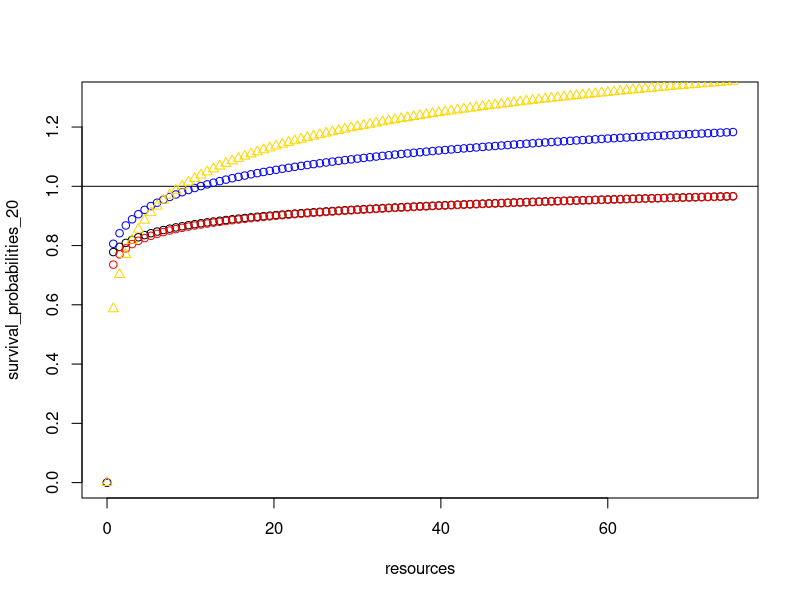
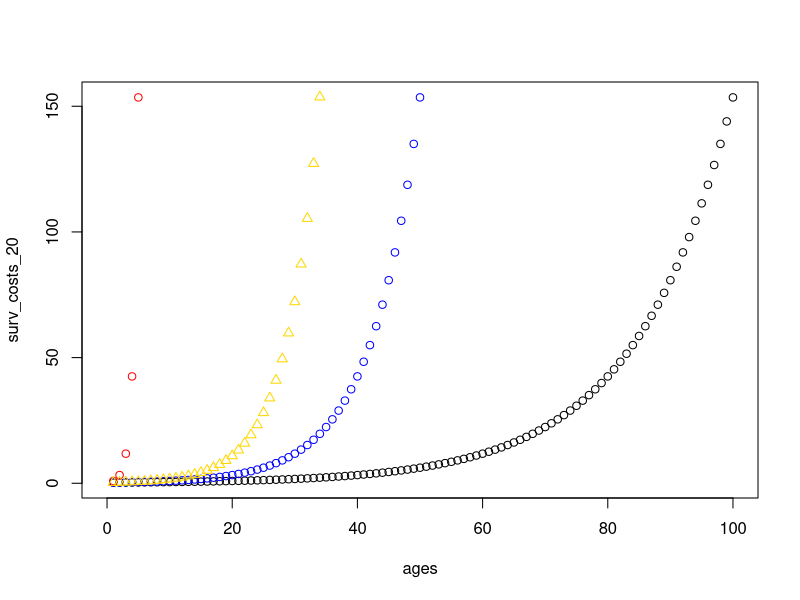

Write R code to recreate these figures, in order.
## ---- chunk 1
knitr::opts_chunk$set(echo = TRUE)
Sys.setlocale("LC_TIME", "C")
## ---- chunk 2
#life cycle variability database
lcv_pop <- data.frame(lng_var=NA,lro_var=NA,age_repro_i_var=NA,ibi_var=NA)
#check data frame
head(lcv_pop)

#individual final outcome database
final_indpop <- data.frame(id=1:1000,age=rep(NA,length.out=1000),prod_n=rep(NA,length.out=1000),prod=rep(NA,length.out=1000),cons=rep(NA,length.out=1000),lro=rep(NA,length.out=1000),age_repro_i=rep(NA,length.out=1000),ibi=rep(NA,length.out=1000))
#check data frame
head(final_indpop)

#individual iteration database
it_indpop <- data.frame(id=1:1000,surv=rep(NA,length.out=1000),age=rep(0,length.out=1000),prod_o=rep(NA,length.out=1000),prod_a=rep(1,length.out=1000),cons=rep(NA,length.out=1000),repro=rep(NA,length.out=1000))
## ---- chunk 3
####values are made up for now

#survival
#probability of surviving
surv_p <- 0.75
#cost of surviving
surv_c <- 0.25
#age-specific cost of surviving
surv_c_age <- c(surv_c,surv_c*exp(exp(surv_c)/20*c(1:100))) 

#reproduction
#probability
repro_p <- 0.5
#cost of reproduction
repro_c <- 0.25
#age-specific cost of reproduction
repro_c_age <- c(repro_c,repro_c*exp(exp(repro_c)/20*c(1:100)))
#number of descendants per reproduction
repro_n <- 1

#production
#probability
prod_p <- 0.5
#amount of resources produced
prod_n <- 1

#consumption
#amount of resources consumed
cons <- 0.25
## ---- chunk 4
#survival
survive <- function(it_indpop){
  if(it_indpop$prod_a[i] >= surv_c_age[it_indpop$age[i]+1] & runif(1,min=0,max=1)<(surv_p+log(it_indpop$prod_a[i]+1)/20)){
  it_indpop$surv[i] <- 1
  }
  else{
  it_indpop$surv[i] <- 0
  }
  return(it_indpop$surv)
}

#Pablo:
#I think a solution for the "weighting" problem is to make the survival depend on having the resources or not, so if you don't have the resources you definitely die, and if you have them you go through the random option of surviving or not.
# From Dieter: I think this goes back to the discussion in the TICEL meeting, about the function that links inputs to outputs. To me, for survival, there are two steps: first, assign an individual specific level of survival depending on the resources. So there is a function that links resources to a probability. Maybe the easiest is something similar to what you have: when resources are below a critical threshold, individuals will definitely die; if resources reach that threshold, there is a baseline survival probability; if individuals have more resources, their survival probability increases. That increase probably follows a logarithmic function, with additional resources leading to smaller increases. The second step is that we draw a random number for this individual between 0 and 1 (runif(1,min=0,max=1)) and see whether that number is smaller than the probability to survive. Here is such a suggestion. I am dividing the log benefit by 20 to bring it onto the relevant scale - so if the baseline survival is 0.75, and individual with 100 resources will now have a survival of 0.75 + log(100)/20 = 0.75 + 0.23 = 0.98. With this example, most individuals survive, so if you use this variant without changing anything else, the population will explode.
#Pablo: I changed the survival function to what you suggest and I think it clearly nails the discussion in the TICEL meeting. I have two questions: 1) why is it necessary to divide by 20 to bring it onto the relevant scale? and 

# From Dieter:
# It might be useful to plot the functions to get an idea of how it influences the baseline probability. For example, should the baseline be the average or should it be the starting point? Should there be a steep incline or just a small change? Should the change be abrupt or gradual across the whole range? It also matters how you measure resources (are they measured in units of 1 or smaller units, what could the maximum be etc.) Here are four options that illustrate these differences based on what you set above that the production of resources is ~0.5 - so small steps and going up to a maximum of 10 resources (40 steps of production with baseline production (0.5) + consumption (0.25) - 40*0.25=10). I think you will probably decide the shape depending on the references you wanted to use? 

#Pablo:
#If I understand correctly, dividing by 20 is to make the survival probability have values below one, right? I updated the code below then so the baseline production is 1 (0.5 is the probability of producing one resource), the resources vector would have a maximum of 75 resources (100 steps of production with baseline production (1) + consumption (0.25), 100*0.75=75), and I divide by 20, 20_neg, 10, and the dive6.

# 
resources<-seq(from=0,to=75,length.out=101)
survival_probabilities_20<-rep(0,101)
for (i in 1:length(resources)){
if(resources[i]<surv_c){survival_probabilities_20[i]<-0}else{survival_probabilities_20[i]<-surv_p+log(resources[i]+1)/20}
}

survival_probabilities_20_neg<-rep(0,101)
for (i in 1:length(resources)){
if(resources[i]<surv_c){survival_probabilities_20_neg[i]<-0}else{survival_probabilities_20_neg[i]<-surv_p+log(resources[i])/20}
}

survival_probabilities_10<-rep(0,101)
for (i in 1:length(resources)){
if(resources[i]<surv_c){survival_probabilities_10[i]<-0}else{survival_probabilities_10[i]<-surv_p+log(resources[i]+1)/10}
}

survival_probabilities_div6<-rep(0,101)
for (i in 1:length(resources)){
if(resources[i]<surv_c){survival_probabilities_div6[i]<-0}else{survival_probabilities_div6[i]<-surv_p+(log(resources[i]/2)/6) }
}

plot(survival_probabilities_20~resources,xlim=c(0,75),ylim=c(0,1.3))
abline(h=1)
points(survival_probabilities_20_neg~resources,col="red")
points(survival_probabilities_10~resources,col="blue")
points(survival_probabilities_div6~resources,col="gold",pch=2)


# From Pablo: 2) I tried to solve the issue of population explosion, by exponentiating the survival costs with age, and the same with reproductive costs, so it would be more costly to survive/reproduce when you get older. However, this made crush the population in 2-3 iterations because the costs of survival/reproduction were too high when exponentiating. Do you think it is because the values are too high or am I missing something else? 

# From Dieter: Yes, exponentiating quickly leads to massive changes - e.g. if you start with survival of 0.75, the chance to survive to age 4 is 5%: 0.75*(0.75*0.75)*(0.75*0.75*0.75)*(0.75*0.75*0.75*0.75)

#Pablo: I am trying to plot the survival cost function, so that it increases with age. I think the one dividing by 20 should be smooth enough.

#survival cost only exp
#age
ages<-1:100
#surv cost at age 0
a <- 0.25 
#constant exponential growth
r <- exp(surv_c)
#survival costs for ages
surv_costs <- a*exp(r*ages)

#survival cost dividing by 20
#age
ages<-1:100
#surv cost at age 0
a <- 0.25 
#constant exponential growth
r_20 <- exp(surv_c)/20
#survival costs for ages
surv_costs_20 <- a*exp(r_20*ages)

#survival cost dividing by 10
#age
ages<-1:100
#surv cost at age 0
a <- 0.25 
#constant exponential growth
r_10 <- exp(surv_c)/10
#survival costs for ages
surv_costs_10 <- a*exp(r_10*ages)

#survival cost dividing by div6
#age
ages<-1:100
#surv cost at age 0
a <- 0.25 
#constant exponential growth
r_div6 <- exp(surv_c/2)/6
#survival costs for ages
surv_costs_div6 <- a*exp(r_div6*ages)

plot(surv_costs_20~ages,xlim=c(0,100))
points(surv_costs_10~ages,col="blue")
points(surv_costs~ages,col="red")
points(surv_costs_div6~ages,col="gold",pch=2)

####

#age
age <- function(it_indpop){
  it_indpop$age[i] <- it_indpop$age[i]+it_indpop$surv[i]
  return(it_indpop$age)
}

#discount survival costs
survive_c <- function(it_indpop) {
    it_indpop$prod_a[i] <- it_indpop$prod_a[i]-surv_c_age[it_indpop$age[i]+1]
    return(it_indpop$prod_a)
  }
## ---- chunk 5
#production
produce <- function(it_indpop){
  it_indpop$prod_o[i] <- rbinom(1,1,prod_p)
  return(it_indpop$prod_o)
}

#adding resources produced
produce_a <- function(it_indpop) {
  it_indpop$prod_a[i] <- it_indpop$prod_a[i]+it_indpop$prod_o[i]*prod_n
  return(it_indpop$prod_a)
}

#consumption
consume <- function(it_indpop) {
  it_indpop$cons[i] <- cons
  it_indpop$prod_a[i] <- it_indpop$prod_a[i]-cons
  return(it_indpop)
}

#Dieter:
# For both though, i wonder whether you need to plan the functions more flexibly. If I understand it correctly, the production probability can change according to the stage the individual is in. So I think that this should be part of the function definition:

# produce <- function(ind,production_probability){
#  ind$prod<-rbinom(nrow(ind),1,production_probability)
#  return(ind)
# }

# The function can than be used as:
# produce(pop,prod_p)
# Where the prod_p can be adjusted according to the stage of the individuals. Though I assume if you end up having a population where individuals are in different stages, you presumably want to make this a two-step process:

# produce <- function(ind){
#  ind$proc_b<-ifelse(ind$age<6,proc_b_infant,ifelse(ind$age<15,proc_b_juvenile,0))  # I think there is some way to set this up better
#  ind$prod<-rbinom(nrow(ind),1,ind$proc_b)
#  return(ind)
# }

#Pablo:
#I think the last option sounds like the best. However, I thought the stage-specific probabilities were set as auxiliary variables, which is why I was not considering them in the function definitions. Is this a good way to do it? Do you think is necessary to solve it for this model, where individuals don't transition to another life cycle stage, or can it be dealt in the next one where individuals have two stages?

# Dieter:
# Yes, I think for now this works. I was already thinking ahead. You could have an additional setup where there are functions that adjust the probabilities accordingly. The way you have setup it up currently though, where functions are simultaneously applied to all individuals in a vector, makes me think that the second approach I am describing will be necessary. This is because not all individuals will transition at the same time, so there will be a mix of individuals in the data frame and the function needs to consider for each individual separately which stage it is in. Or are you assuming that when individuals transition they move to a new data frame, being killed from the dataframe for stage 1 and being added to the dataframe for stage 2?

#Pablo:
#I am thinking on what you said first, not the last part of individuals moving to a new data frame. Therefore, the functions will have to consider the stage of the individual to act differently. Also, stage-specific auxiliary variables (e.g. survival costs, amount of resources produced).

## ---- chunk 6
#reproduction probability
reproduce <- function(it_indpop){
  if(it_indpop$prod_a[i] >= repro_c_age[it_indpop$age[i]+1] & runif(1,min=0,max=1)<(repro_p+log(it_indpop$prod_a[i]+1)/20)) {
  it_indpop$repro[i] <- 1
  }else{
  it_indpop$repro[i] <- 0
  }
  return(it_indpop$repro)
}

#reproductive costs
reproduce_c <- function(it_indpop) {
  if(it_indpop$repro[i] == 1){
    it_indpop$prod_a[i] <- it_indpop$prod_a[i]-repro_c_age[it_indpop$age[i]+1]
  }else{
    it_indpop$prod_a[i] <- it_indpop$prod_a[i]
  }
    return(it_indpop$prod_a)
}

#adding the newborn
#new_ind <- function(it_indpop){
#  it_indpop <- rbind(it_indpop,data.frame(id=(max(it_indpop$id)+1):((max(it_indpop$id)+1)+sum(it_indpop[which(it_indpop$repro==1),"repro"])),surv=rep(NA,length.out=sum(it_indpop[which(it_indpop$repro==1),"repro"])),age=rep(0,length.out=sum(it_indpop[which(it_indpop$repro==1),"repro"])),prod_o=rep(NA,length.out=sum(it_indpop[which(it_indpop$repro==1),"repro"])),prod_a=rep(1,length.out=sum(it_indpop[which(it_indpop$repro==1),"repro"])),cons=rep(NA,length.out=sum(it_indpop[which(it_indpop$repro==1),"repro"])),repro=rep(NA,length.out=sum(it_indpop[which(it_indpop$repro==1),"repro"]))))
#  return(it_indpop)
#}

#this one did not work out well so I put it directly on the code for one iteration.
## ---- chunk 7
#create population
it_indpop <- data.frame(id=1:1000,surv=rep(NA,length.out=1000),age=rep(0,length.out=1000),prod_o=rep(NA,length.out=1000),prod_a=rep(1,length.out=1000),cons=rep(NA,length.out=1000),repro=rep(NA,length.out=1000))

#I tried like a set up function instead of writing the whole data frame, but it messed up the id because it was giving everybody an id of 1000 instead of a number between 1 and 1000.

#run one iteration for all the population
#calculate the survival outcome
for (i in 1:nrow(it_indpop)){
  #survival
  it_indpop$surv <- survive(it_indpop)
}
#remove individuals that died
it_indpop <- it_indpop[-which(it_indpop$surv==0),]
#calculate age, survival cost, production, consumption, and reproductive outcome
for (i in 1:nrow(it_indpop)){
  #age
  it_indpop$age <- age(it_indpop)
  #survival cost
  it_indpop$prod_a <- survive_c(it_indpop)
  #production outcome
  it_indpop$prod_o <- produce(it_indpop)
  #production amount
  it_indpop$prod_a <- produce_a(it_indpop)
  #consumption
  it_indpop <- consume(it_indpop)
  #reproduction probability
  it_indpop$repro <- reproduce(it_indpop)
  #reproductive cost
  it_indpop$prod_a <- reproduce_c(it_indpop)
}
#add newborns
#dataframe with newborns
new_it_indpop <- data.frame(id=(max(it_indpop$id)+1):(max(it_indpop$id)+sum(it_indpop[which(it_indpop$repro==1),"repro"])),surv=rep(NA,length.out=sum(it_indpop[which(it_indpop$repro==1),"repro"])),age=rep(0,length.out=sum(it_indpop[which(it_indpop$repro==1),"repro"])),prod_o=rep(NA,length.out=sum(it_indpop[which(it_indpop$repro==1),"repro"])),prod_a=rep(1,length.out=sum(it_indpop[which(it_indpop$repro==1),"repro"])),cons=rep(NA,length.out=sum(it_indpop[which(it_indpop$repro==1),"repro"])),repro=rep(NA,length.out=sum(it_indpop[which(it_indpop$repro==1),"repro"])))
#combine original population with newborns
it_indpop <- rbind(it_indpop,new_it_indpop)
#check the population by the end of the iteration
head(it_indpop)
## ---- chunk 8
#create population
it_indpop <- data.frame(id=1:1000,surv=rep(NA,length.out=1000),age=rep(0,length.out=1000),prod_o=rep(NA,length.out=1000),prod_a=rep(1,length.out=1000),cons=rep(NA,length.out=1000),repro=rep(NA,length.out=1000))

#run 100 iterations
for (b in 1:100){
#calculate the survival outcome
for (i in 1:nrow(it_indpop)){
  #survival
  it_indpop$surv <- survive(it_indpop)
}
#remove individuals that died
it_indpop <- it_indpop[-which(it_indpop$surv==0),]
#calculate age, survival cost, production, consumption, and reproductive outcome
for (i in 1:nrow(it_indpop)){
  #age
  it_indpop$age <- age(it_indpop)
  #survival cost
  it_indpop$prod_a <- survive_c(it_indpop)
  #production outcome
  it_indpop$prod_o <- produce(it_indpop)
  #production amount
  it_indpop$prod_a <- produce_a(it_indpop)
  #consumption
  it_indpop <- consume(it_indpop)
  #reproduction probability
  it_indpop$repro <- reproduce(it_indpop)
  #reproductive cost
  it_indpop$prod_a <- reproduce_c(it_indpop)
}
#add newborns
#dataframe with newborns
new_it_indpop <- data.frame(id=(max(it_indpop$id)+1):(max(it_indpop$id)+sum(it_indpop[which(it_indpop$repro==1),"repro"])),surv=rep(NA,length.out=sum(it_indpop[which(it_indpop$repro==1),"repro"])),age=rep(0,length.out=sum(it_indpop[which(it_indpop$repro==1),"repro"])),prod_o=rep(NA,length.out=sum(it_indpop[which(it_indpop$repro==1),"repro"])),prod_a=rep(1,length.out=sum(it_indpop[which(it_indpop$repro==1),"repro"])),cons=rep(NA,length.out=sum(it_indpop[which(it_indpop$repro==1),"repro"])),repro=rep(NA,length.out=sum(it_indpop[which(it_indpop$repro==1),"repro"])))
#combine original population with newborns
it_indpop <- rbind(it_indpop,new_it_indpop)
}

#check the population by the end of the iterations
head(it_indpop)
## ---- chunk 9
#id
id_final <- function(final_indpop){
  final_indpop$id[i] <- it_indpop$id[i]
  return(final_indpop$id)
}

#age
age_final <- function(final_indpop){
  final_indpop$age[i] <- it_indpop$age[i]
  return(final_indpop$age)
}

#total amount of successulf outcomes in production
produce_final_o <- function(final_indpop){
  final_indpop$prod_n[i] <- final_indpop$prod_n[i]+it_indpop$prod_o[i]
  return(final_indpop$prod_n)
}

#total amount of resources produced
produce_final_a <- function(final_indpop){
  final_indpop$prod[i] <- final_indpop$prod[i]+it_indpop$prod_a[i]
  return(final_indpop$prod)
}

#lifetime reproductive output
lro <- function(final_indpop){
  final_indpop$lro[i] <- final_indpop$lro[i]+it_indpop$repro[i]
  return(final_indpop$lro)
}

#age at ith reproduction
#age_repro_i <- function(final_indpop){
 # if(it_indpop$repro[i]==1){
  #final_indpop$age_repro_i[i] <- it_indpop$age[i]

  #}
#}

#Not sure how to make a new column with the age at subsequent reproductive events.

#average interbirth interval
#avg_ibi <- function(final_indpop){
  #final_indpop$ibi[i] <- (final_indpop$age_repro_i[i]-final_indpop$age_repro_i[i])/final_indpop$lro
  #return(final_indpop$ibi)
#}

#It should work depending on how the final_indpop$age_repro_i[i] can refer to the age at last and first reproduction.
